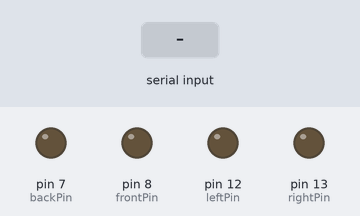
A sketch run on a simulated Arduino Uno, built with avr-gcc and run on an emulated ATmega328P. Shown: output pins drawn as LEDs (lit = HIGH). The test bench sets the inputs (shaded band).

Above: at 1.2 s.
1.3 s: "0" received over Serial
At 2.5 s:
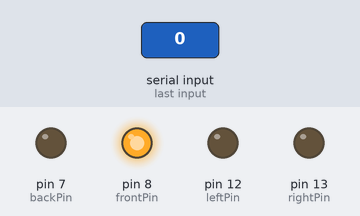
2.8 s: "2" received over Serial
At 3.7 s:
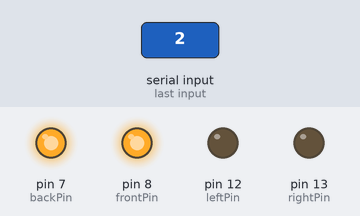
4.3 s: "1" received over Serial
At 4.9 s:
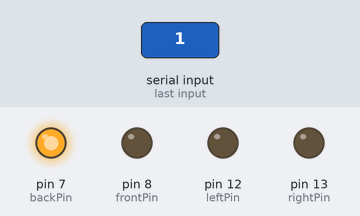
5.8 s: "4" received over Serial
At 7.0 s:
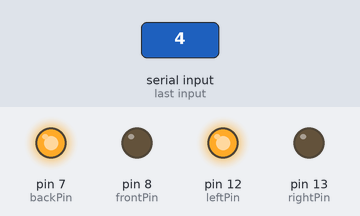
7.3 s: "3" received over Serial
At 8.3 s:
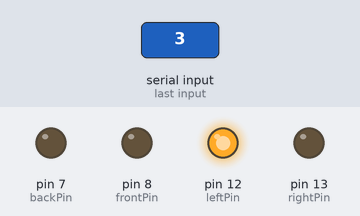
8.8 s: "6" received over Serial
At 9.5 s:
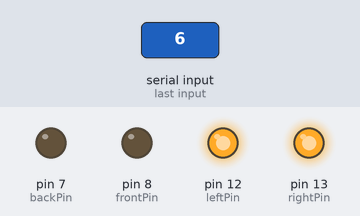
Timing chart, 0 to 11.3 s (numbered marks = the images above; inputs shaded):
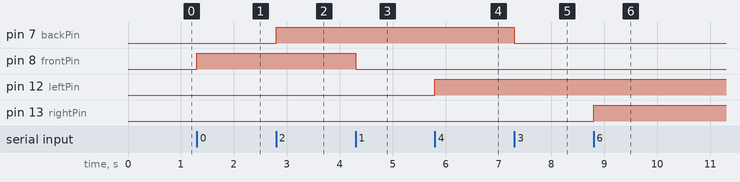

The sketch:

car_arduino.ino
```cpp
const int backPin = 7;
const int frontPin = 8;
const int leftPin = 12;
const int rightPin = 13;

int incomingByte;

void setup() {
  Serial.begin(9600);
  pinMode(frontPin, OUTPUT);
  pinMode(backPin, OUTPUT);
  pinMode(leftPin, OUTPUT);
  pinMode(rightPin, OUTPUT);
}

void loop() {
  if (Serial.available() > 0) {
    incomingByte = Serial.read();
    if (incomingByte == '0') {
      digitalWrite(frontPin, HIGH);
    }
    if (incomingByte == '1') {
      digitalWrite(frontPin, LOW);
    }
    if (incomingByte == '2'){
      digitalWrite(backPin, HIGH);
    }
    if (incomingByte == '3'){
      digitalWrite(backPin, LOW);
    }
    if (incomingByte == '4'){
      digitalWrite(leftPin, HIGH);
    }
    if (incomingByte == '5'){
      digitalWrite(leftPin, LOW);
    }
    if (incomingByte == '6'){
      digitalWrite(rightPin, HIGH);
    }
    if (incomingByte == '7'){
      digitalWrite(rightPin, LOW);
    }
  }
}
```

Measured:
- after the input at 1.3 s, pin 8 (frontPin): LOW → HIGH at once
- after the input at 2.8 s, pin 7 (backPin): LOW → HIGH at once
- after the input at 4.3 s, pin 8 (frontPin): HIGH → LOW at once
- after the input at 5.8 s, pin 12 (leftPin): LOW → HIGH at once
- after the input at 7.3 s, pin 7 (backPin): HIGH → LOW at once
- after the input at 8.8 s, pin 13 (rightPin): LOW → HIGH at once
